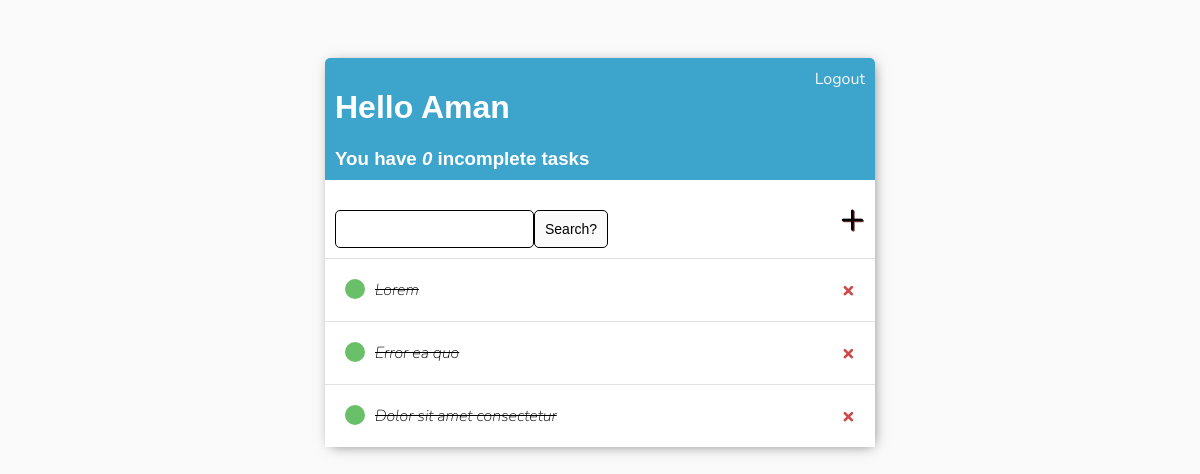
Screenshot of / (signed in) with the database file from the repository.
### mytask/models.py (models this page shows)
class Task(models.Model):
    user= models.ForeignKey(User, on_delete=CASCADE,null=True,blank=True)
    title=models.CharField(max_length=200)
    description=models.TextField(null=True,blank=True)
    complete= models.BooleanField(default=False)
    created=models.DateTimeField(auto_now_add=True)
    def __str__(self):
        return self.title
    class Meta:
        ordering = ['complete']

### mytask/views.py (the view)
# urls.py: path('', TaskList.as_view(), name='tasks'),
class TaskList(LoginRequiredMixin, ListView):
    model = Task
    context_object_name='tasks'
    def get_context_data(self, **kwargs):
        context =  super().get_context_data(**kwargs)
        context['tasks'] = context['tasks'].filter(user=self.request.user)
        context['count'] = context['tasks'].filter(complete=False).count
        search_input = self.request.GET.get('search-area') or ''
        if search_input:
            context['tasks'] = context['tasks'].filter(title__startswith = search_input)
        context['search_input']=search_input
        return context

### mytask/templates/mytask/task_list.html
{% extends "main.html" %}
{% block content %}
<div class="header-bar">
    <div>
        <h1>Hello {{request.user|title}} </h1>
        <h3 style="margin:0"> You have <i>{{count}}</i> incomplete task{{ count|pluralize:"s" }}</h3>
    </div>
    {% if request.user.is_authenticated %}
    <a href="{% url 'logout' %}">Logout</a>
    {% else %}
    <a href="{% url 'login' %}">Login</a>
    {% endif %}
</div>
<div id="search-add-wrapper">
    <form method="GET" style="margin-top: 20px;display:flex;">
        <input type="text" name="search-area">
        <input class="button" type="submit" value="Search?">
    </form>
    <a id="add-link" href="{% url 'task-create' %}"> &#43;</a>
</div>
<div class="task-items-wrapper">
    {% for task in tasks %}
    <div class="task-wrapper">
        {% if task.complete %}
        <div class="task-title">
            <div class="task-complete-icon"></div>
            <i><s><a style="font-weight: 200;" href="{% url 'task-update' task.id %}">{{task}}</a></s></i>
        </div>
        <a class="delete-link" href="{% url 'task-delete' task.id %}">&#215;</a>
        {%else%}
        <div class="task-title">
            <div class="task-incomplete-icon"></div>
            <a href="{% url 'task-update' task.id %}">{{task}}</a>
        </div>
        <a class="delete-link" href="{% url 'task-delete' task.id %}">&#215;</a>
        {%endif%}
    </div>
    {%empty%}
    <h3>No Items in the List</h3>
    {% endfor %}
</div>
{% endblock content %}

### mytask/templates/main.html (shortened to what this page needs)
{% load static %}
<!DOCTYPE html>
<html lang="en">
<head>
    <link rel="stylesheet" type="text/css" href="{% static 'css/style.css' %}">
</head>
<body>
    <div class="container">
        {% block content %}
        {% endblock content %}
    </div>
</body>
</html>

### mytask/static/css/style.css (style rules this page uses)
body { background-color: #FAFAFA; font-family: 'Nunito', sans-serif; padding-top: 50px; }
h1, h2, h3, h4, h5, h6 { font-family: 'Raleway', sans-serif; }
a, p { color: #202122; }
.container { max-width: 550px; margin: auto; background-color: #fff; -webkit-box-shadow: 2px 2px 13px -4px rgba(0, 0, 0, 0.877); box-shadow: 2px 2px 13px -4px rgba(0, 0, 0, 0.582); }
.header-bar { display: flex; justify-content: space-between; color: #fff; padding: 10px; border-radius: 5px 5px 0 0; background: #3da4cc; }
.header-bar a { color: rgb(247, 247, 247); text-decoration: none; }
.task-wrapper { display: flex; align-items: center; justify-content: space-between; background-color: #fff; padding: 20px; border-top: 1px solid rgb(226, 226, 226); }
.task-title { display: flex; }
.task-title a { text-decoration: none; color: black; font-weight: 900; margin-left: 10px; }
.task-complete-icon { height: 20px; width: 20px; background-color: rgb(105, 192, 105); border-radius: 50%; }
.delete-link { text-decoration: none; color: #cf4949; font-weight: 900; font-size: 22px; line-height: 0; }
#search-add-wrapper { display: flex; align-items: center; justify-content: space-between; padding: 10px; }
#add-link { color: black; text-decoration: none; font-size: 42px; text-shadow: 1px 1px #81413b; }
input[type=text], input[type=password], textarea { border: 1px solid black; border-radius: 5px; padding: 10px; width: 90%; }
.button { border: 1px solid black; background-color: #FAFAFA; color: black; padding: 10px; font-size: 14px; border-radius: 5px; cursor: pointer; text-decoration: none; }

### rows the page displays
Task: title "Lorem"
Task: title "Error ea quo"
Task: title "Dolor sit amet consectetur"

### other values shown
{{ request.user|title }} "Aman"
{{ count }} "0"
